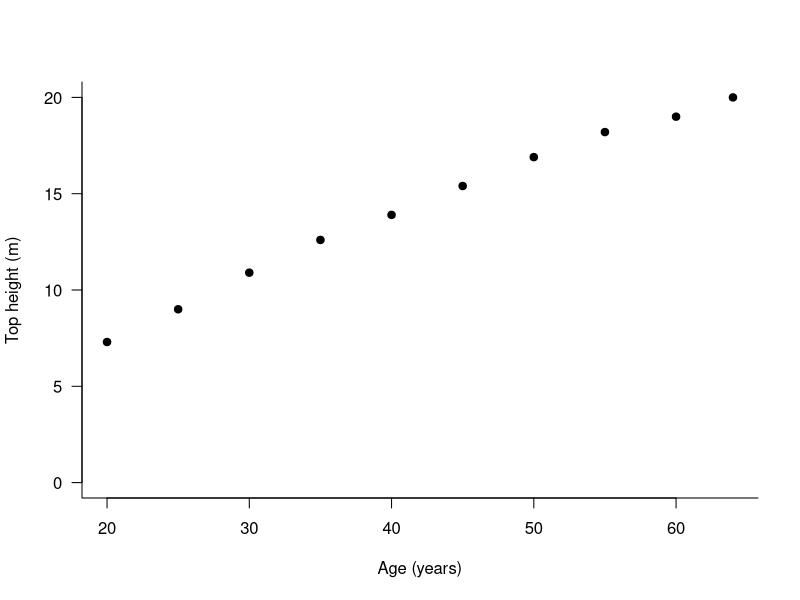
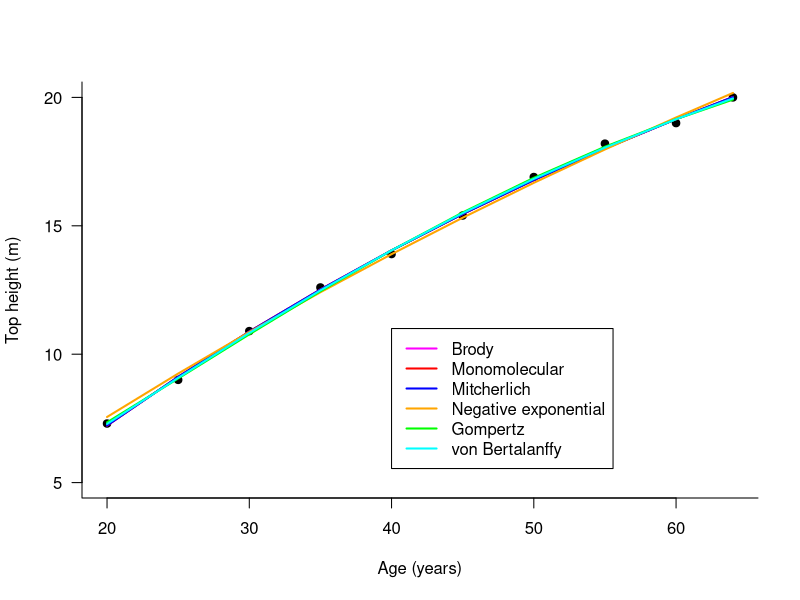

R code for these plots, in order:
##################################################################################
#
# Edson Zangiacomi Martinez
# 03/07/2023
# Curvas de crescimento - dados do artigo de Fekedulegn et al. (1999)
#
##################################################################################
#
#  Reference:
#
#  Fekedulegn, D., Mac Siurtain, M. P., & Colbert, J. J. (1999). Parameter 
#  estimation of nonlinear growth models in forestry. Silva Fennica, 33(4), 
#  327-336.
#
##################################################################################
#
#  O experimento de desbaste de abetos Bowmont Norway (1930-1974) foi estabelecido 
#  no distrito de Roxburghe, na região da fronteira da Escócia, para investigar os 
#  efeitos de quatro tratamentos de desbaste no crescimento e rendimento do abeto 
#  da Noruega
#
##################################################################################


# Dados

y <- c(7.3,9.0,10.9,12.6,13.9,15.4,16.9,18.2,19.0,20.0)
t <- c(20,25,30,35,40,45,50,55,60,64)

plot(t,y,ylim=c(0,20),pch=19,bty="l",las=1,ylab="Top height (m)",xlab="Age (years)")

# Curvas

curve.Blumberg <- function(t,K,t0,w0,m) curve.Blumberg  <- (K * (t - t0)^m)/(w0 + (t - t0)^m)
curve.Brody    <- function(t,K,w0,r)    curve.Brody     <-  K - (K - w0)*exp(-r*t) 
curve.monomolc <- function(t,K,b,r)     curve.monomolc  <-  K* (1 - b*exp(-r*t))
curve.mitcherl <- function(t,K,b,r)     curve.mitcherl  <-  K - b * r^t
curve.Stannard <- function(t,K,b,r,m)   curve.Stannard  <-  K*(1+exp(-(b+r*t)/m))^(-m) 
curveG         <- function(t,K,b,r)     curveG          <-  K*exp(-b*exp(-r*t)) 
curve.vonBerta <- function(t,K,b,r,m)   curve.vonBerta  <-  (K^(1-m) - b * exp(-r * t))^(1/(1-m)) 

# Ajuste dos modelos

model.Brody    <- nls(y~K-(K-w)*exp(-r*t),start=list(K=34,w=-1.8,r=0.01))
model.monomolc <- nls(y~K*(1-b*exp(-r*t)),start=list(K=34,b=1.8,r=0.01))
model.mitcherl <- nls(y~K-b*r^t,start=list(K=34,b=36,r=0.9))
model.negexpnc <- nls(y~K*(1-exp(-r*t)),start=list(K=34,r=0.01))
model.Gompertz <- nls(y~K*exp(-b*exp(-r*t)),start=list(K=34,b=1,r=0.01))
model.vonBerta <- nls(y~(K^(1-m)-b*exp(-r*t))^(1/(1-m)),start=list(K=34,b=4,r=0.02,m=0.5))

# Gráfico comparando os ajustes

plot(t,y,ylim=c(5,20),pch=19,bty="l",las=1,ylab="Top height (m)",xlab="Age (years)")
points(t,curve.Brody(t,K=coef(model.Brody)[1],w0=coef(model.Brody)[2],r=coef(model.Brody)[3]),col="magenta",type="l",lwd=2)
points(t,curve.monomolc(t,K=coef(model.monomolc)[1],b=coef(model.monomolc)[2],r=coef(model.monomolc)[3]),col="red",
 type="l",lwd=2)
points(t,curve.mitcherl(t,K=coef(model.mitcherl)[1],b=coef(model.mitcherl)[2],r=coef(model.mitcherl)[3]),col="blue",
 type="l",lwd=2)
points(t,curve.monomolc(t,K=coef(model.negexpnc)[1],b=1,r=coef(model.negexpnc)[2]),col="orange",type="l",lwd=2)
points(t,curveG(t,K=coef(model.Gompertz)[1],b=coef(model.Gompertz)[2],r=coef(model.Gompertz)[3]),col="green",type="l",lwd=2)
points(t,curve.vonBerta(t,K=coef(model.vonBerta)[1],b=coef(model.vonBerta)[2],r=coef(model.vonBerta)[3],
 m=coef(model.vonBerta)[4]),col="cyan",type="l",lwd=2)
legend(40,11,lwd=2,col=c("magenta","red","blue","orange","green","cyan"),
                legend=c("Brody","Monomolecular","Mitcherlich","Negative exponential","Gompertz","von Bertalanffy"))

# Resumos dos modelos

summary(model.Brody)
summary(model.monomolc)
summary(model.mitcherl)
summary(model.negexpnc)
summary(model.Gompertz)
summary(model.vonBerta)

# Akaike information criterion (AIC) 

AIC(model.Brody,model.monomolc,model.mitcherl,model.negexpnc, model.Gompertz,model.vonBerta)

